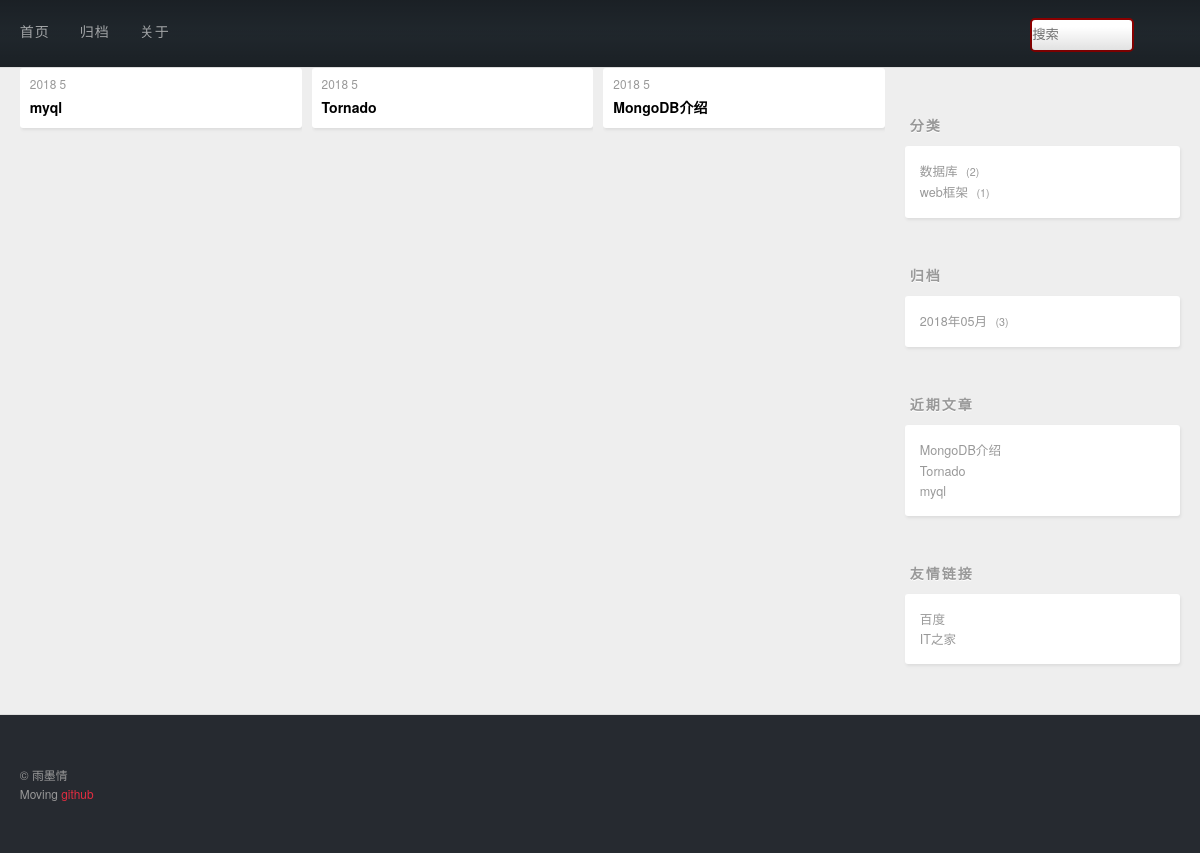
Page /archive/ on the committed database.
### blog/models.py (models this page shows, shortened)
class Post(models.Model):
    title = models.CharField(max_length=100, unique=True, verbose_name='帖子')
    desc = models.TextField()
    content = models.TextField()
    created = models.DateField(auto_now_add=True)
    modified = models.DateTimeField(auto_now=True)
    category = models.ForeignKey(Category, on_delete=models.DO_NOTHING,null=False)
    tags = models.ManyToManyField(Tags)
    class Meta:
        db_table = 't_post'
        verbose_name_plural = '帖子'

class Category(models.Model):
    cname = models.CharField(max_length=20, unique=True, verbose_name='类别')
    class Meta:
        db_table = 't_category'
        verbose_name_plural = '类别'

### blog/views.py (the view)
# urls.py: path('archive/', views.archive_view),
def archive_view(request, year=None, month=None):
    if year and month:
        archive_posts = Post.objects.filter(created__year=year, created__month=month).order_by('-created')
    else:
        archive_posts = Post.objects.all().order_by('-created')
    return render(request, 'archive.html', {'archive_posts': archive_posts})

### blog/contextprocessors.py (called while the page is built)
def getrightinfo(request):
    from django.db.models import Count
    cate_posts = Post.objects.values('category__cname', 'category').annotate(count=Count('*')).order_by('-count')  # 分组信息
    from django.db import connection
    cursor = connection.cursor()
    arc_posts = cursor.execute(
        "select created,count('*') as count from t_post group by strftime('%Y-%m',created) order by  created desc")
    recent_posts = Post.objects.all().order_by('-id')[:3]
    return {'cate_posts': cate_posts, 'recent_posts': recent_posts, 'arc_posts': arc_posts}

### blog/templates/archive.html
	{% extends 'base.html' %}
{% block main %}
    {% if archive_posts %}
    <div class="archives">
        {% for archive_post in archive_posts %}
            <article class="archive-article archive-type-post">
              <div class="archive-article-inner">
                <header class="archive-article-header">
                <a href="#" class="archive-article-date">
                     <time>{{ archive_post.created.year }} {{ archive_post.created.month }}</time>
                </a>
                 <h1 itemprop="name">
                      <a class="archive-article-title" target="_blank" href="/post/{{ archive_post.id }}">{{ archive_post.title }}</a>
                 </h1>
                 </header>
              </div>
            </article>
        {% endfor %}
    </div>
    {% else %}
        <div class="archives">
        无记录
        </div>
    {% endif %}
{% endblock main %}

### templates/right.html
<aside id="sidebar">
    <div class="widget-wrap">
        <h3 class="widget-title">分类</h3>
        <div class="widget">
            <ul class="category-list">
                {% for cate_post in cate_posts %}
                <li class="category-list-item">
                    <a class="category-list-link" href="/category/{{ cate_post.category }}">{{ cate_post.category__cname }}</a>
                    <span class="category-list-count">{{ cate_post.count }}</span>
                </li>
                {% endfor %}
            </ul>
        </div>
    </div>
    <div class="widget-wrap">
        <h3 class="widget-title">归档</h3>
        <div class="widget">
            <ul class="archive-list">
                {% for ap in arc_posts %}
                <li class="archive-list-item">
                    <a class="archive-list-link" href="/archive/{{ ap.0|date:'Y' }}/{{ ap.0|date:'m' }}">{{ ap.0|date:'Y年m月' }}</a>
                    <span class="archive-list-count">{{ ap.1 }}</span>
                </li>
                {% endfor %}
            </ul>
        </div>
    </div>
    <div class="widget-wrap">
        <h3 class="widget-title">近期文章</h3>
        <div class="widget">
            <ul>
                {% for rp in recent_posts %}
                    <li>
                        <a href="/post/{{ rp.id }}">{{ rp.title }}</a>
                    </li>
                {% endfor %}
            </ul>
        </div>
    </div>
    <div class="widget-wrap">
        <h3 class="widget-title">友情链接</h3>
        <div class="widget">
            <ul>
                <li>
                    <a href="http://www.baidu.com/" target="_blank">百度</a>
                </li>
                <li>
                    <a href="https://www.ithome.com/" target="_blank">IT之家</a>
                </li>
            </ul>
        </div>
    </div>
</aside>

### static/css/style.css (style rules this page uses)
body { zoom: 1; width: 100%; }
body:before, body:after { content: ""; display: table; }
body:after { clear: both; }
html, body, div, span, applet, object, iframe, h1, h2, h3, h4, h5, h6, p, blockquote, pre, a, abbr, acronym, address, big, cite, code, del, dfn, em, img, ins, kbd, q, s, samp, small, strike, strong, sub, sup, tt, var, dl, dt, dd, ol, ul, li, fieldset, form, label, legend, table, caption, tbody, tfoot, thead, tr, th, td { margin: 0; padding: 0; border: 0; outline: 0; font-weight: inherit; font-style: inherit; font-family: inherit; font-size: 100%; vertical-align: baseline; }
body { line-height: 1; color: #000; background: #fff; }
ol, ul { list-style: none; }
html, body, #container { height: 100%; }
body { background: #eee; font: 14px/1.6em "寰蒋闆呴粦", "Microsoft Yahei", "Droid Sans", Helvetica Neue, Helvetica, Arial, sans-serif; -webkit-text-size-adjust: 100%; }
.article-date, .article-category-link, .archive-year, .widget-title { text-decoration: none; text-transform: uppercase; letter-spacing: 2px; color: #999; margin-bottom: 1em; margin-left: 5px; line-height: 1em; text-shadow: 0 1px #fff; font-weight: bold; }
.article-inner, .archive-article-inner { background: #fff; -webkit-box-shadow: 1px 2px 3px #ddd; box-shadow: 1px 2px 3px #ddd; -webkit-border-radius: 3px; border-radius: 3px; }
.article-entry ul, .widget ul, .article-entry ol, .widget ol, .article-entry dl, .widget dl { margin: 0 20px; line-height: 1.6em; }
.article-entry ul, .widget ul { list-style: disc; }
.archives { zoom: 1; }
.archives:before, .archives:after { content: ""; display: table; }
.archives:after { clear: both; }
.archives { -webkit-column-gap: 10px; -moz-column-gap: 10px; column-gap: 10px; }
@media screen and (min-width: 768px) { .archives { -webkit-column-count: 3; -moz-column-count: 3; column-count: 3; } }
.archive-article { -webkit-column-break-inside: avoid; page-break-inside: avoid; overflow: hidden; break-inside: avoid-column; }
.archive-article-inner { padding: 10px; margin-bottom: 15px; }
.archive-article-title { text-decoration: none; font-weight: bold; color: #000; -webkit-transition: color 0.2s; -moz-transition: color 0.2s; -o-transition: color 0.2s; -ms-transition: color 0.2s; transition: color 0.2s; line-height: 1.6em; }
.archive-article-date { color: #999; text-decoration: none; font-size: 0.85em; line-height: 1em; margin-bottom: 0.5em; display: block; }
@media screen and (min-width: 768px) { #sidebar { display: inline; float: left; width: 23.3333333333333%; margin: 0 0.8333333333333%; } }
.widget-wrap { margin: 50px 0; }
.widget { color: #777; text-shadow: 0 1px #fff; background: #fff; -webkit-box-shadow: 1px 2px 3px #ddd; box-shadow: 1px 2px 3px #ddd; padding: 15px; -webkit-border-radius: 3px; border-radius: 3px; }
.widget a { color: #999; text-decoration: none; }
.widget { line-height: 1.6em; word-wrap: break-word; font-size: 0.9em; }
.widget ul, .widget ol { list-style: none; margin: 0; }
.category-list-count, .tag-list-count, .archive-list-count { padding-left: 5px; color: #999; font-size: 0.85em; }
.category-list-count:before, .tag-list-count:before, .archive-list-count:before { content: "("; }
.category-list-count:after, .tag-list-count:after, .archive-list-count:after { content: ")"; }

### rows in the picture
Post: created.year "2018", created.month "5", title "myql"
Post: created.year "2018", created.month "5", title "Tornado"
Post: created.year "2018", created.month "5", title "MongoDB介绍"
Category: category__cname "数据库", count "2"
Category: category__cname "web框架", count "1"

### other values in the picture
{{ ap.0|date:'Y年m月' }} "2018年05月"
{{ ap.1 }} "3"
